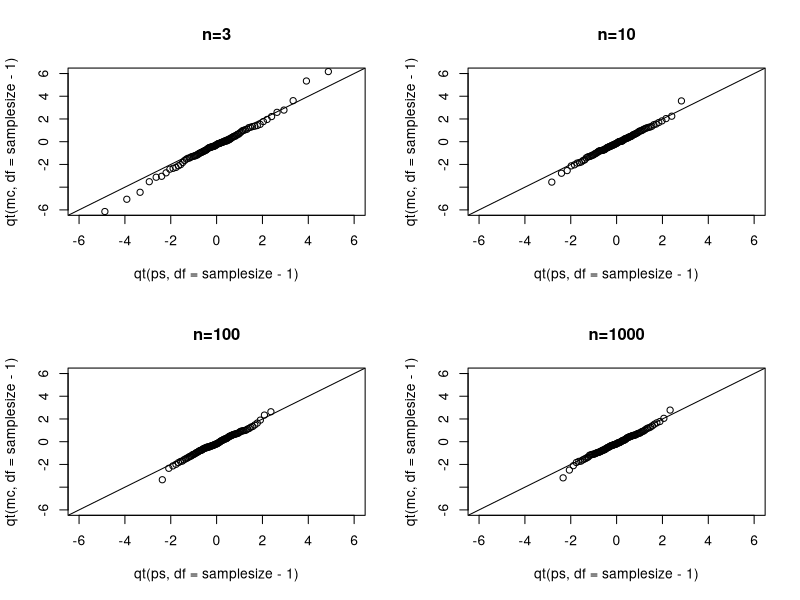
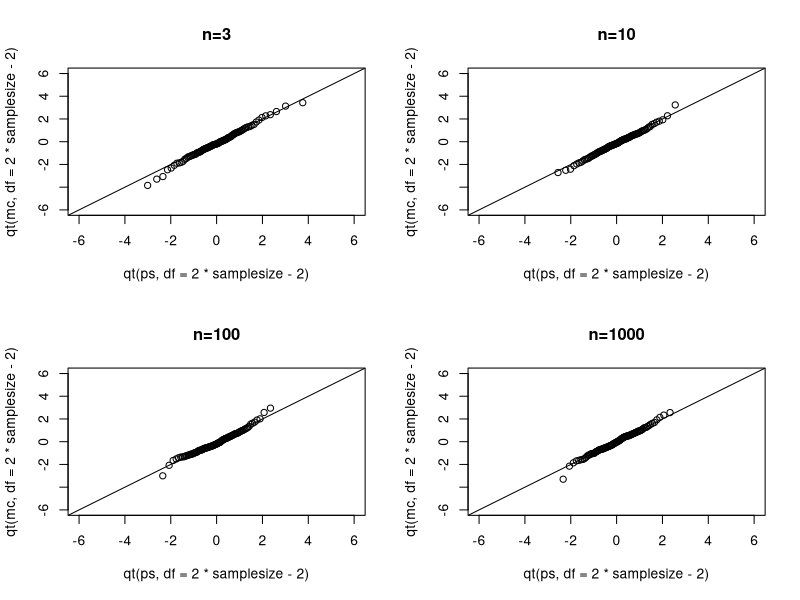
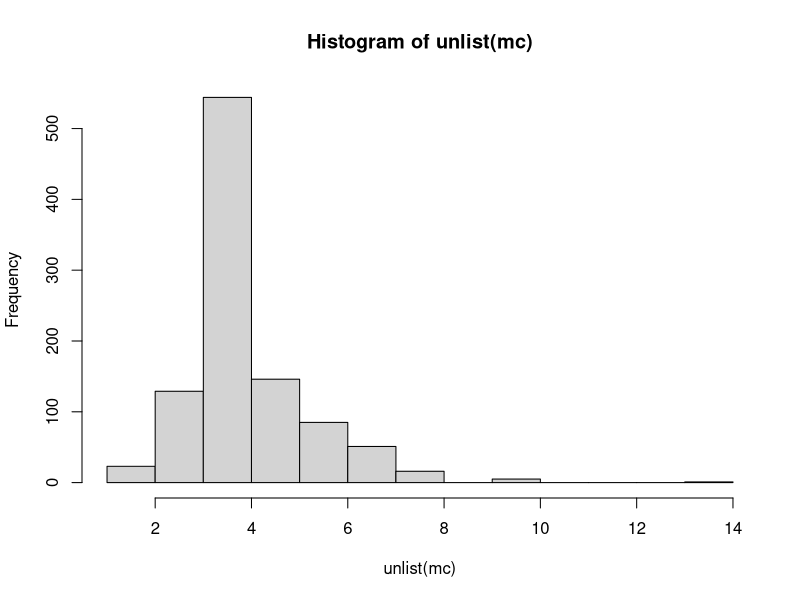
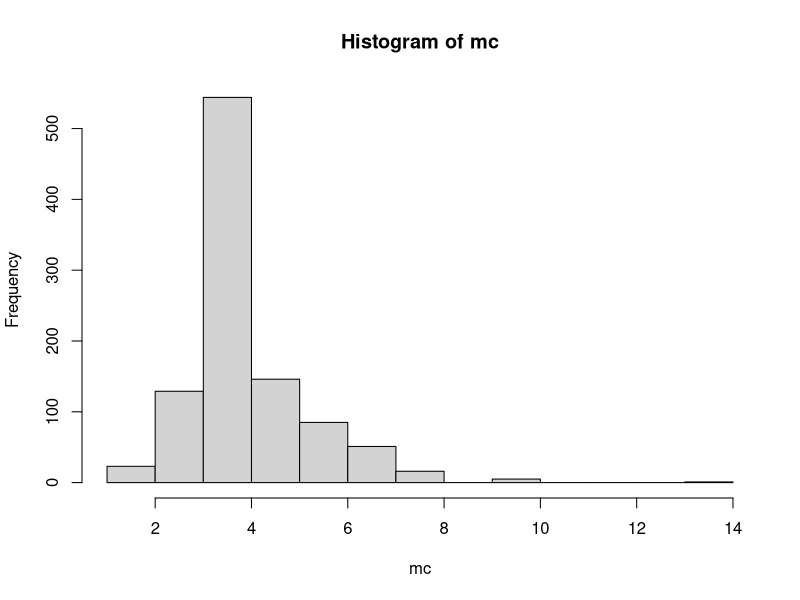
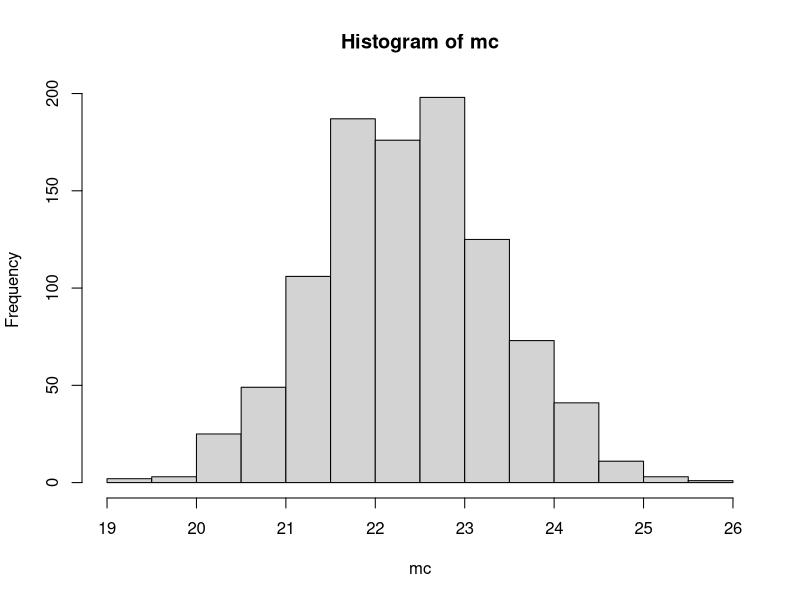
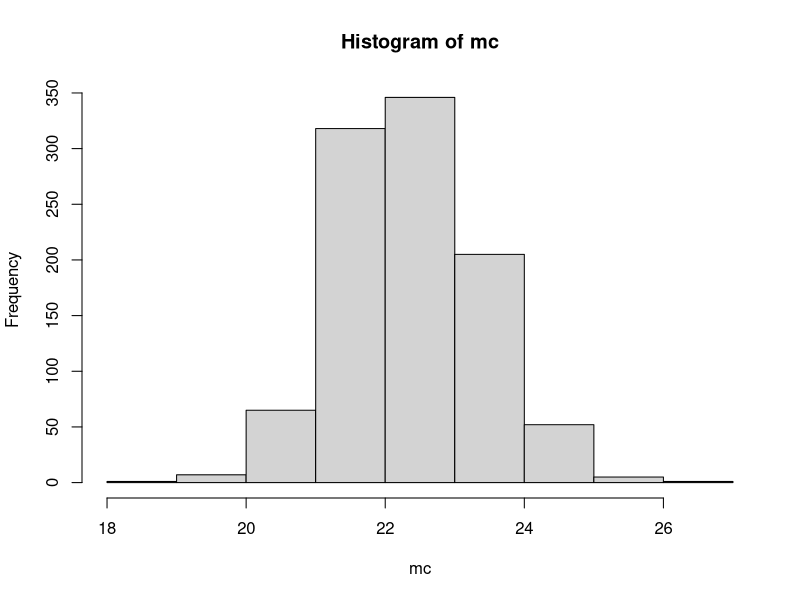

Here is the R script that generated these plots, in order:
set.seed(seed=1)
sample <- rnorm(n=5)
sample
sqrt(length(sample))*(mean(sample)) / sd(sample)
t.test(sample)$statistic
set.seed(1)
B=100
ps = seq(1/(B+1), 1-1/(B+1),len=B)
par(mfrow=c(2,2))
for(samplesize in c(3,10,100,1000)) {
  mc <- replicate(1000, t.test(rnorm(n=samplesize))$statistic)
  qqplot(qt(ps,df=samplesize-1), qt(mc, df=samplesize-1), 
         main=paste("n=",samplesize,sep=""),
         ylim=c(-6,6),
         xlim=c(-6,6))
  abline(0,1)
}
set.seed(1)
B=100
ps = seq(1/(B+1), 1-1/(B+1),len=B)
par(mfrow=c(2,2))
for(samplesize in c(3,10,100,1000)) {
  mc <- replicate(1000, t.test(rnorm(n=samplesize), rnorm(n=samplesize), var.equal=T)$statistic)
  qqplot(qt(ps,df=2*samplesize-2), qt(mc, df=2*samplesize-2), 
         main=paste("n=",samplesize,sep=""),
         ylim=c(-6,6),
         xlim=c(-6,6))
  abline(0,1)
}
set.seed(1)
B=100
ps = seq(1/(B+1), 1-1/(B+1),len=B)
par(mfrow=c(1,1))
samplesize <- 15
#mc <- replicate(1000, t.test(rbinom(n=samplesize,size=1,prob=0.5))$statistic)
#mc <- replicate(1000, t.test(rbinom(n=samplesize,size=1,prob=0.5), rbinom(n=samplesize,size=1,prob=0.5), var.equal=T)$statistic)
#sanity test, this is the same as above
mc <- rep(0, times=1000)
for(i in 1:1000) {
  X <- rbinom(n=samplesize,size=1,prob=0.5);
  mc[i] <- sqrt(samplesize)*mean(X) / sd(X)
}
hist(unlist(mc))
#qqplot fails because of NAs in qt. 
tryCatch({
  qqplot(qt(ps,df=samplesize-1), qt(mc, df=samplesize-1), 
         main=paste("n=",samplesize,sep=""),
         ylim=c(-6,6),
         xlim=c(-6,6))
  abline(0,1)
},
error=function(e){print(e)})
hist(mc)

set.seed(1)
B=100
ps = seq(1/(B+1), 1-1/(B+1),len=B)
par(mfrow=c(1,1))
samplesize <- 500
#reality check using formula for t statistic
set.seed(1)
X <- replicate(1000, rbinom(n=samplesize, size=1, prob=0.5))
mc <-  apply(X, 2, FUN=function(X){(mean(X) * sqrt(samplesize)/ sd(X))})
hist(mc)
set.seed(1)
mc <- replicate(1000, t.test(rbinom(n=samplesize, size=1, prob=0.5))$statistic)
#Can't even get a qq plot to work here. 
#qqplot(qt(ps,df=samplesize-1), qt(mc, df=samplesize-1), 
#       main=paste("n=",samplesize,sep=""),
#       ylim=c(-6,6),
#       xlim=c(-6,6))
#abline(0,1)
table(mc)
samplesize <- 500
mc <- replicate(1000, t.test(rbinom(n=samplesize,size=1,prob=0.5))$statistic)
#sanity test, this for loop is the same as above replicate call
#mc <- rep(0, times=1000)
#for(i in 1:1000) {
#  X <- rbinom(n=samplesize,size=1,prob=0.5);
#  mc[i] <- sqrt(samplesize)*mean(X) / sd(X)
#}
#hist(mc)
#qqplot fails because of NAs in qt. 
#qqplot(qt(ps,df=samplesize-1), qt(mc, df=samplesize-1), 
#       main=paste("n=",samplesize,sep=""),
#       ylim=c(-6,6),
#       xlim=c(-6,6))
#abline(0,1)
#so we'll just test it with a histogram - clearly not normal
hist(mc)

set.seed(1)
ttestgenerator <- function(n) {
  X <- rnorm(n)
  tstat <- (sqrt(n)*mean(X))/sd(X) 
  return(tstat)
}

ttests <- replicate(1000, ttestgenerator(5))
mean(ttests>=2)
